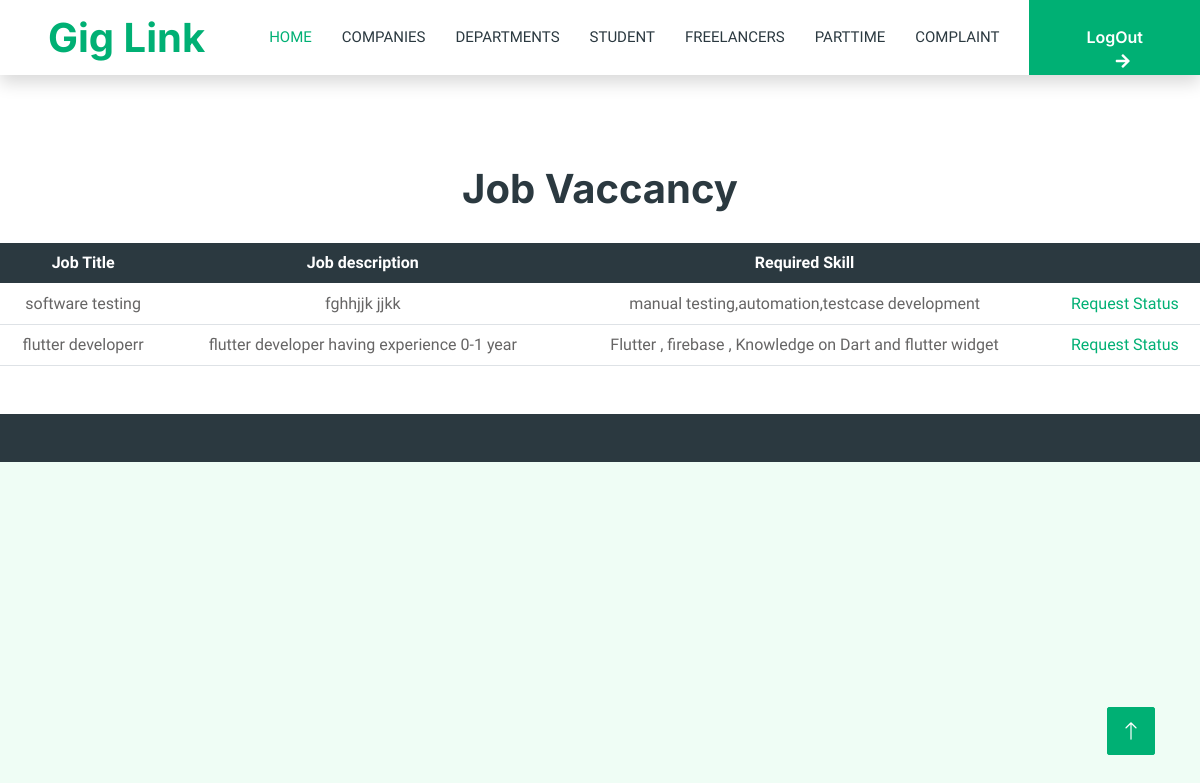
Screenshot of /adm_vaccancy/1 with the database file from the repository.
### link/models.py (models this page shows)
class job_vaccany(models.Model):
    job_id=models.AutoField(primary_key=True)
    company=models.ForeignKey(company,on_delete=models.CASCADE)
    job_title=models.CharField(max_length=225)
    job_description=models.CharField(max_length=225)
    required_skill=models.CharField(max_length=225)
    status=models.CharField(max_length=225)

### link/views.py (the view)
# urls.py: path('adm_vaccancy/<id>',views.adm_vaccancy),
def adm_vaccancy(request,id):
    a=job_vaccany.objects.filter(company_id=id)
    return render(request,'adm_vaccany.html',{'a':a})

### templates/adm_vaccany.html (shortened to what this page needs)
{% include 'admin_header.html'%}
<center>
    <h1 style="margin-top: 90px;">Job Vaccancy</h1>
    <table class="table" style="margin-top: 30px;">
        <thead class="table-dark">
        <tr>
            <th>Job Title</th>
            <th>Job description</th>
            <th>Required Skill</th>
            <th></th>
       </tr>
    </thead>
        {% for i in a %}
        <tr>
            <td>{{i.job_title}}</td>
            <td>{{i.job_description}}</td>
            <td>{{i.required_skill}}</td>
            <td><a href="/adm_request/{{i.pk}}">Request Status</a></td>
        </tr>
        {% endfor %}
    </table>
</center>
{% include 'footer.html'%}

### static/css/style.css (style rules this page uses)
:root { --primary: #00B074; --secondary: #2B9BFF; --light: #EFFDF5; --dark: #2B3940; }

### templates/adm_vaccany.html (style rules this page uses)
th,td { text-align: center; }

### rows the page displays
job_vaccany: job_title "software testing", job_description "fghhjjk jjkk", required_skill "manual testing,automation,testcase development"
job_vaccany: job_title "flutter developerr", job_description "flutter developer having experience 0-1 year", required_skill "Flutter , firebase , Knowledge on Dart and flutter widget"
